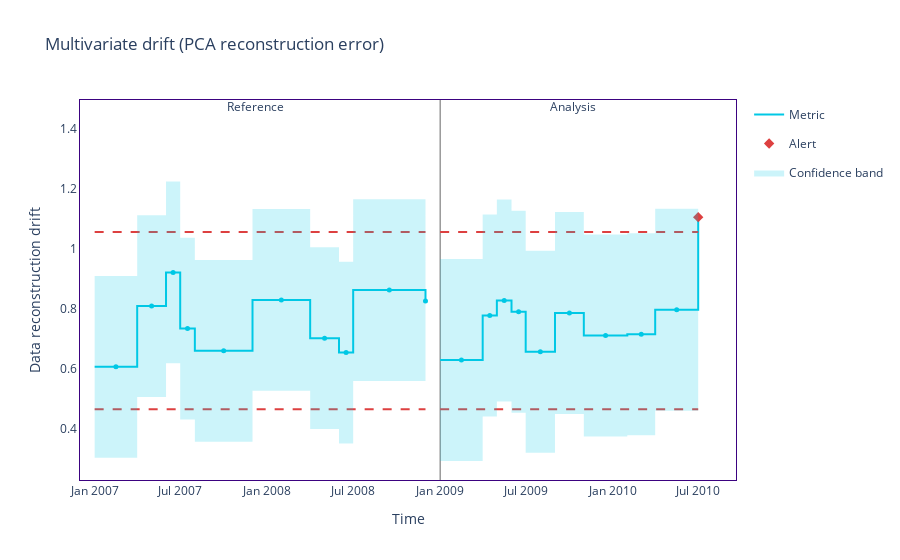

The code cell stored with this chart in its notebook:
### Code cell
figure = result_years.plot()

figure.show()

### Figure 1 — Plotly figure (JSON) as saved in the notebook; plotly's stock layout.template omitted (floating-point values rounded to 4 significant figures)
{"data": [{"hoverinfo": "skip", "legendgroup": "metric_reference", "line": {"color": "#00c8e5", "shape": "hv", "width": 2}, "mode": "lines", "name": "Metric", "showlegend": true, "type": "scatter", "x": ["2007-01-01T00:00:00", "2007-04-01T00:00:00", "2007-06-01T00:00:00", "2007-07-01T00:00:00", "2007-08-01T00:00:00", "2007-12-01T00:00:00", "2008-04-01T00:00:00", "2008-06-01T00:00:00", "2008-07-01T00:00:00", "2008-12-01T00:00:00", "2008-12-01T00:00:00"], "y": [0.6077, 0.8099, 0.9222, 0.7351, 0.6607, 0.8306, 0.7029, 0.6551, 0.8634, 0.8274, 0.8274]}, {"customdata": [["Data reconstruction drift", "<b style=\"color:#00c8e5;line-height:60px\">Reference</b>", "", "[0:62]", "From <b>Jan-01-2007</b> to <b>Apr-01-2007</b>", 0.6077, 0.3031], ["Data reconstruction drift", "<b style=\"color:#00c8e5;line-height:60px\">Reference</b>", "", "[63:125]", "From <b>Apr-01-2007</b> to <b>Jun-01-2007</b>", 0.8099, 0.3031], ["Data reconstruction drift", "<b style=\"color:#00c8e5;line-height:60px\">Reference</b>", "", "[126:188]", "From <b>Jun-01-2007</b> to <b>Jul-01-2007</b>", 0.9222, 0.3031], ["Data reconstruction drift", "<b style=\"color:#00c8e5;line-height:60px\">Reference</b>", "", "[189:251]", "From <b>Jul-01-2007</b> to <b>Aug-01-2007</b>", 0.7351, 0.3031], ["Data reconstruction drift", "<b style=\"color:#00c8e5;line-height:60px\">Reference</b>", "", "[252:314]", "From <b>Aug-01-2007</b> to <b>Dec-01-2007</b>", 0.6607, 0.3031], ["Data reconstruction drift", "<b style=\"color:#00c8e5;line-height:60px\">Reference</b>", "", "[315:377]", "From <b>Dec-01-2007</b> to <b>Apr-01-2008</b>", 0.8306, 0.3031], ["Data reconstruction drift", "<b style=\"color:#00c8e5;line-height:60px\">Reference</b>", "", "[378:440]", "From <b>Apr-01-2008</b> to <b>Jun-01-2008</b>", 0.7029, 0.3031], ["Data reconstruction drift", "<b style=\"color:#00c8e5;line-height:60px\">Reference</b>", "", "[441:503]", "From <b>Jun-01-2008</b> to <b>Jul-01-2008</b>", 0.6551, 0.3031], ["Data reconstruction drift", "<b style=\"color:#00c8e5;line-height:60px\">Reference</b>", "", "[504:566]", "From <b>Jul-01-2008</b> to <b>Sep-01-2008</b>", 0.8634, 0.3031], ["Data reconstruction drift", "<b style=\"color:#00c8e5;line-height:60px\">Reference</b>", "", "[630:629]", "From <b>Dec-01-2008</b> to <b>Dec-01-2008</b>", 0.8274, 0.2961]], "hovertemplate": "%{customdata[1]} &nbsp; &nbsp; %{customdata[2]} <br />Chunk: <b>%{customdata[3]}</b> &nbsp; &nbsp; %{customdata[4]} <br />%{customdata[0]}: <b>%{customdata[5]}</b><br />Confidence band: +/- <b>%{customdata[6]}</b><br /><extra></extra>", "legendgroup": "metric_reference", "marker": {"color": "#00c8e5", "size": 5, "symbol": "circle"}, "mode": "markers", "name": "Metric", "showlegend": false, "type": "scatter", "x": ["2007-02-15T00:00:00", "2007-05-01T12:00:00", "2007-06-16T00:00:00", "2007-07-16T12:00:00", "2007-10-01T00:00:00", "2008-01-31T00:00:00", "2008-05-01T12:00:00", "2008-06-16T00:00:00", "2008-09-15T12:00:00", "2008-12-01T00:00:00"], "y": [0.6077, 0.8099, 0.9222, 0.7351, 0.6607, 0.8306, 0.7029, 0.6551, 0.8634, 0.8274, 0.8274]}, {"hoverinfo": "skip", "legendgroup": "metric_analysis", "line": {"color": "#00c8e5", "shape": "hv", "width": 2}, "mode": "lines", "name": "Metric", "showlegend": false, "type": "scatter", "x": ["2009-01-01T00:00:00", "2009-04-01T00:00:00", "2009-05-01T00:00:00", "2009-06-01T00:00:00", "2009-07-01T00:00:00", "2009-09-01T00:00:00", "2009-11-01T00:00:00", "2010-02-01T00:00:00", "2010-04-01T00:00:00", "2010-07-01T00:00:00", "2010-07-01T00:00:00"], "y": [0.6303, 0.7784, 0.8288, 0.7914, 0.6576, 0.7871, 0.7123, 0.7161, 0.7982, 1.107, 1.107]}, {"customdata": [["Data reconstruction drift", "<b style=\"color:#3b0280;line-height:60px\">Analysis</b>", "", "[0:50]", "From <b>Jan-01-2009</b> to <b>Apr-01-2009</b>", 0.6303, 0.3369], ["Data reconstruction drift", "<b style=\"color:#3b0280;line-height:60px\">Analysis</b>", "", "[51:101]", "From <b>Apr-01-2009</b> to <b>May-01-2009</b>", 0.7784, 0.3369], ["Data reconstruction drift", "<b style=\"color:#3b0280;line-height:60px\">Analysis</b>", "", "[102:152]", "From <b>May-01-2009</b> to <b>Jun-01-2009</b>", 0.8288, 0.3369], ["Data reconstruction drift", "<b style=\"color:#3b0280;line-height:60px\">Analysis</b>", "", "[153:203]", "From <b>Jun-01-2009</b> to <b>Jul-01-2009</b>", 0.7914, 0.3369], ["Data reconstruction drift", "<b style=\"color:#3b0280;line-height:60px\">Analysis</b>", "", "[204:254]", "From <b>Jul-01-2009</b> to <b>Sep-01-2009</b>", 0.6576, 0.3369], ["Data reconstruction drift", "<b style=\"color:#3b0280;line-height:60px\">Analysis</b>", "", "[255:305]", "From <b>Sep-01-2009</b> to <b>Nov-01-2009</b>", 0.7871, 0.3369], ["Data reconstruction drift", "<b style=\"color:#3b0280;line-height:60px\">Analysis</b>", "", "[306:356]", "From <b>Nov-01-2009</b> to <b>Feb-01-2010</b>", 0.7123, 0.3369], ["Data reconstruction drift", "<b style=\"color:#3b0280;line-height:60px\">Analysis</b>", "", "[357:407]", "From <b>Feb-01-2010</b> to <b>Apr-01-2010</b>", 0.7161, 0.3369], ["Data reconstruction drift", "<b style=\"color:#3b0280;line-height:60px\">Analysis</b>", "", "[408:458]", "From <b>Apr-01-2010</b> to <b>May-01-2010</b>", 0.7982, 0.3369], ["Data reconstruction drift", "<b style=\"color:#3b0280;line-height:60px\">Analysis</b>", "<span style=\"color:#AD0000\">⚠ <b>Drift detected</b></span>", "[510:509]", "From <b>Jul-01-2010</b> to <b>Jul-01-2010</b>", 1.107, 0.3274]], "hovertemplate": "%{customdata[1]} &nbsp; &nbsp; %{customdata[2]} <br />Chunk: <b>%{customdata[3]}</b> &nbsp; &nbsp; %{customdata[4]} <br />%{customdata[0]}: <b>%{customdata[5]}</b><br />Confidence band: +/- <b>%{customdata[6]}</b><br /><extra></extra>", "legendgroup": "metric_analysis", "marker": {"color": "#00c8e5", "size": 5, "symbol": "circle"}, "mode": "markers", "name": "Metric", "showlegend": false, "type": "scatter", "x": ["2009-02-15T00:00:00", "2009-04-16T00:00:00", "2009-05-16T12:00:00", "2009-06-16T00:00:00", "2009-08-01T00:00:00", "2009-10-01T12:00:00", "2009-12-17T00:00:00", "2010-03-02T12:00:00", "2010-05-16T12:00:00", "2010-07-01T00:00:00"], "y": [0.6303, 0.7784, 0.8288, 0.7914, 0.6576, 0.7871, 0.7123, 0.7161, 0.7982, 1.107, 1.107]}, {"hoverinfo": "skip", "legendgroup": "alert", "marker": {"color": "#DD4040", "size": 8, "symbol": "diamond"}, "mode": "markers", "name": "Alert", "showlegend": true, "type": "scatter", "x": ["2010-07-01T00:00:00"], "y": [1.107]}, {"hoverinfo": "skip", "legendgroup": "thresh", "line": {"color": "#DD4040", "dash": "dash", "width": 2}, "mode": "lines", "name": "Threshold", "showlegend": false, "type": "scatter", "x": ["2007-01-01T00:00:00", "2007-04-01T00:00:00", "2007-06-01T00:00:00", "2007-07-01T00:00:00", "2007-08-01T00:00:00", "2007-12-01T00:00:00", "2008-04-01T00:00:00", "2008-06-01T00:00:00", "2008-07-01T00:00:00", "2008-12-01T00:00:00", "2008-12-01T00:00:00"], "y": [1.057, 1.057, 1.057, 1.057, 1.057, 1.057, 1.057, 1.057, 1.057, 1.057, 1.057]}, {"hoverinfo": "skip", "legendgroup": "thresh", "line": {"color": "#DD4040", "dash": "dash", "width": 2}, "mode": "lines", "name": "Threshold", "showlegend": false, "type": "scatter", "x": ["2007-01-01T00:00:00", "2007-04-01T00:00:00", "2007-06-01T00:00:00", "2007-07-01T00:00:00", "2007-08-01T00:00:00", "2007-12-01T00:00:00", "2008-04-01T00:00:00", "2008-06-01T00:00:00", "2008-07-01T00:00:00", "2008-12-01T00:00:00", "2008-12-01T00:00:00"], "y": [0.4661, 0.4661, 0.4661, 0.4661, 0.4661, 0.4661, 0.4661, 0.4661, 0.4661, 0.4661, 0.4661]}, {"hoverinfo": "skip", "legendgroup": "thresh", "line": {"color": "#DD4040", "dash": "dash", "width": 2}, "mode": "lines", "name": "Threshold", "showlegend": false, "type": "scatter", "x": ["2009-01-01T00:00:00", "2009-04-01T00:00:00", "2009-05-01T00:00:00", "2009-06-01T00:00:00", "2009-07-01T00:00:00", "2009-09-01T00:00:00", "2009-11-01T00:00:00", "2010-02-01T00:00:00", "2010-04-01T00:00:00", "2010-07-01T00:00:00", "2010-07-01T00:00:00"], "y": [1.057, 1.057, 1.057, 1.057, 1.057, 1.057, 1.057, 1.057, 1.057, 1.057, 1.057]}, {"hoverinfo": "skip", "legendgroup": "thresh", "line": {"color": "#DD4040", "dash": "dash", "width": 2}, "mode": "lines", "name": "Threshold", "showlegend": false, "type": "scatter", "x": ["2009-01-01T00:00:00", "2009-04-01T00:00:00", "2009-05-01T00:00:00", "2009-06-01T00:00:00", "2009-07-01T00:00:00", "2009-09-01T00:00:00", "2009-11-01T00:00:00", "2010-02-01T00:00:00", "2010-04-01T00:00:00", "2010-07-01T00:00:00", "2010-07-01T00:00:00"], "y": [0.4661, 0.4661, 0.4661, 0.4661, 0.4661, 0.4661, 0.4661, 0.4661, 0.4661, 0.4661, 0.4661]}, {"hoverinfo": "skip", "line": {"color": "rgba(0,0,0,0)", "shape": "hv"}, "mode": "lines", "name": "Confidence band", "showlegend": false, "type": "scatter", "x": ["2007-01-01T00:00:00", "2007-04-01T00:00:00", "2007-06-01T00:00:00", "2007-07-01T00:00:00", "2007-08-01T00:00:00", "2007-12-01T00:00:00", "2008-04-01T00:00:00", "2008-06-01T00:00:00", "2008-07-01T00:00:00", "2008-12-01T00:00:00", "2008-12-01T00:00:00"], "y": [0.9107, 1.113, 1.225, 1.038, 0.9638, 1.134, 1.006, 0.9582, 1.167, 1.123, 1.123]}, {"fill": "tonexty", "fillcolor": "rgba(0.0, 0.7843137254901961, 0.8980392156862745, 0.2)", "hoverinfo": "skip", "line": {"color": "rgba(0,0,0,0)", "shape": "hv"}, "mode": "lines", "name": "Confidence band", "showlegend": true, "type": "scatter", "x": ["2007-01-01T00:00:00", "2007-04-01T00:00:00", "2007-06-01T00:00:00", "2007-07-01T00:00:00", "2007-08-01T00:00:00", "2007-12-01T00:00:00", "2008-04-01T00:00:00", "2008-06-01T00:00:00", "2008-07-01T00:00:00", "2008-12-01T00:00:00", "2008-12-01T00:00:00"], "y": [0.3046, 0.5069, 0.6191, 0.432, 0.3576, 0.5275, 0.3998, 0.352, 0.5603, 0.5313, 0.5313]}, {"hoverinfo": "skip", "line": {"color": "rgba(0,0,0,0)", "shape": "hv"}, "mode": "lines", "name": "Confidence band", "showlegend": false, "type": "scatter", "x": ["2009-01-01T00:00:00", "2009-04-01T00:00:00", "2009-05-01T00:00:00", "2009-06-01T00:00:00", "2009-07-01T00:00:00", "2009-09-01T00:00:00", "2009-11-01T00:00:00", "2010-02-01T00:00:00", "2010-04-01T00:00:00", "2010-07-01T00:00:00", "2010-07-01T00:00:00"], "y": [0.9671, 1.115, 1.166, 1.128, 0.9945, 1.124, 1.049, 1.053, 1.135, 1.434, 1.434]}, {"fill": "tonexty", "fillcolor": "rgba(0.0, 0.7843137254901961, 0.8980392156862745, 0.2)", "hoverinfo": "skip", "line": {"color": "rgba(0,0,0,0)", "shape": "hv"}, "mode": "lines", "name": "Confidence band", "showlegend": false, "type": "scatter", "x": ["2009-01-01T00:00:00", "2009-04-01T00:00:00", "2009-05-01T00:00:00", "2009-06-01T00:00:00", "2009-07-01T00:00:00", "2009-09-01T00:00:00", "2009-11-01T00:00:00", "2010-02-01T00:00:00", "2010-04-01T00:00:00", "2010-07-01T00:00:00", "2010-07-01T00:00:00"], "y": [0.2934, 0.4415, 0.4919, 0.4546, 0.3207, 0.4503, 0.3754, 0.3793, 0.4614, 0.7792, 0.7792]}], "layout": {"annotations": [{"showarrow": false, "text": "Reference", "x": "2007-11-15T19:12:00", "xshift": 10, "y": 1.01, "yref": "y domain"}, {"showarrow": false, "text": "Analysis", "x": "2009-09-06T14:24:00", "xshift": 15, "y": 1.01, "yref": "y domain"}], "hoverlabel": {"bgcolor": "white", "font": {"size": 14}}, "legend": {"itemclick": false, "itemdoubleclick": false, "traceorder": "grouped"}, "paper_bgcolor": "rgba(255,255,255,1)", "plot_bgcolor": "rgba(255,255,255,1)", "shapes": [{"layer": "below", "line": {"color": "#666666", "width": 1}, "type": "line", "x0": "2009-01-01T00:00:00", "x1": "2009-01-01T00:00:00", "xref": "x", "y0": 0, "y1": 1, "yref": "y domain"}], "title": {"text": "Multivariate drift (PCA reconstruction error)"}, "xaxis": {"linecolor": "#3b0280", "matches": "x", "mirror": true, "showgrid": false, "title": {"text": "Time"}, "zeroline": false}, "yaxis": {"linecolor": "#3b0280", "mirror": true, "showgrid": false, "title": {"text": "Data reconstruction drift"}, "zeroline": false}}}
